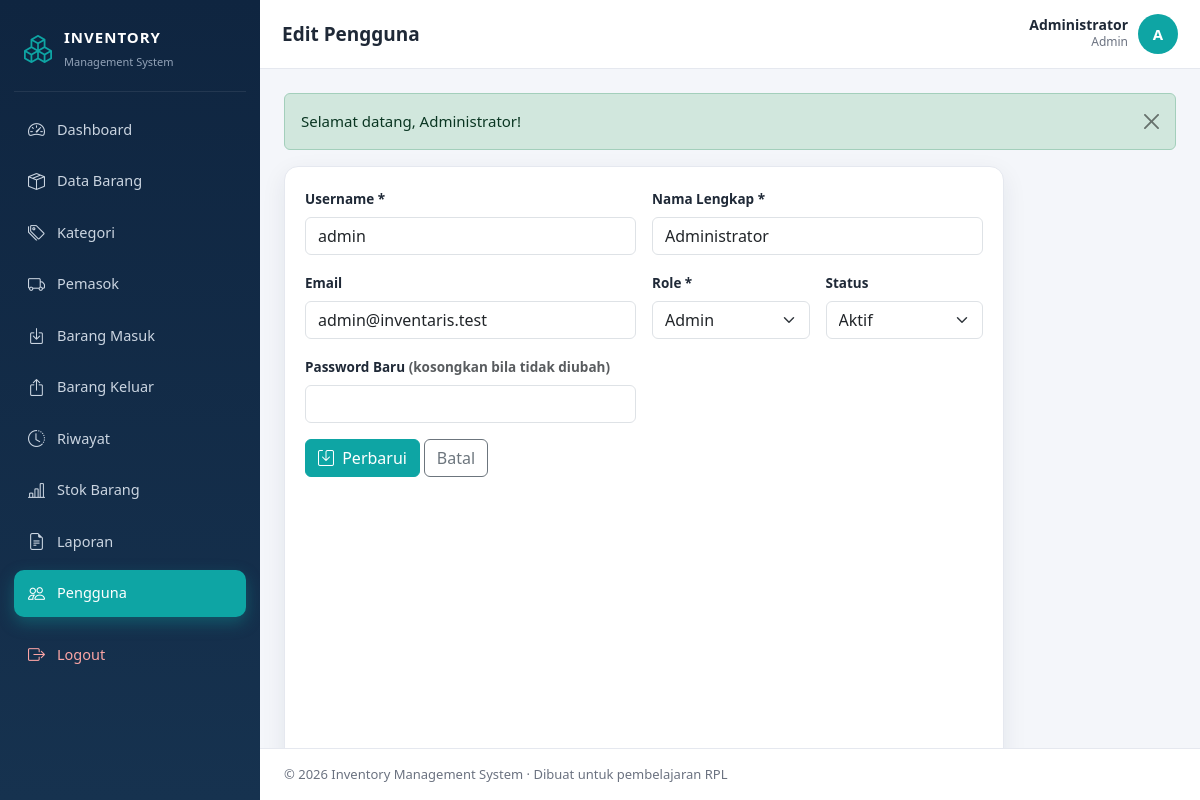
The app's page /edit.php?id=1 (signed in) with its own data.
### tables this page shows
CREATE TABLE users (
  id_user       INT AUTO_INCREMENT PRIMARY KEY,
  username      VARCHAR(50)  NOT NULL UNIQUE,
  password      VARCHAR(255) NOT NULL,
  nama_lengkap  VARCHAR(100) NOT NULL,
  email         VARCHAR(100) DEFAULT NULL,
  role          ENUM('admin','petugas') NOT NULL DEFAULT 'petugas',
  status        ENUM('aktif','nonaktif') NOT NULL DEFAULT 'aktif',
  created_at    TIMESTAMP NOT NULL DEFAULT CURRENT_TIMESTAMP,
  updated_at    TIMESTAMP NOT NULL DEFAULT CURRENT_TIMESTAMP ON UPDATE CURRENT_TIMESTAMP
);

### functions.php (called while the page is built, shortened)
<?php
function e($text): string
{
    return htmlspecialchars((string) $text, ENT_QUOTES, 'UTF-8');
}

### edit.php (the view, shortened to what this page needs)
<?php
require_once __DIR__ . '/../includes/auth.php';
$id = (int) ($_GET['id'] ?? 0);
$s = $pdo->prepare('SELECT * FROM users WHERE id_user = ?'); $s->execute([$id]);
$u = $s->fetch();
require_once __DIR__ . '/../includes/header.php';
?>
<div class="card-ims" style="max-width:720px">
  <form method="post" class="row g-3 needs-validation" novalidate>
    <div class="col-md-6"><label class="form-label">Username *</label>
      <input name="username" class="form-control" required value="<?= e($u['username']) ?>"></div>
    <div class="col-md-6"><label class="form-label">Nama Lengkap *</label>
      <input name="nama_lengkap" class="form-control" required value="<?= e($u['nama_lengkap']) ?>"></div>
    <div class="col-md-6"><label class="form-label">Email</label>
      <input type="email" name="email" class="form-control" value="<?= e($u['email']) ?>"></div>
    <div class="col-md-3"><label class="form-label">Role *</label>
      <select name="role" class="form-select">
        <option value="admin"   <?= $u['role'] === 'admin'   ? 'selected' : '' ?>>Admin</option>
      </select></div>
    <div class="col-md-3"><label class="form-label">Status</label>
      <select name="status" class="form-select">
        <option value="aktif"    <?= $u['status'] === 'aktif'    ? 'selected' : '' ?>>Aktif</option>
      </select></div>
    <div class="col-md-6"><label class="form-label">Password Baru <span class="text-muted">(kosongkan bila tidak diubah)</span></label>
      <input type="password" name="password" class="form-control" minlength="6"></div>
    <div class="col-12"><button class="btn btn-teal"><i class="bi bi-save me-1"></i> Perbarui</button>
      <a href="index.php" class="btn btn-outline-secondary">Batal</a></div>
  </form>
</div>
<?php require_once __DIR__ . '/../includes/footer.php'; ?>

### style.css (style rules this page uses)
:root { --ims-navy:#0f2540; --ims-navy-soft:#16324f; --ims-teal:#0ea5a4; --ims-teal-dark:#0b8483; --ims-bg:#f4f6fa; --ims-text:#1f2937; --ims-muted:#6b7280; --ims-border:#e5e8ef; --ims-radius:14px; --ims-shadow:0 8px 24px rgba(16,36,64,.08); }
* { box-sizing:border-box }
body { margin:0;background:var(--ims-bg);color:var(--ims-text);font-family:"Segoe UI",system-ui,-apple-system,sans-serif;font-size:15px }
a { text-decoration:none }
.card-ims { background:#fff;border:1px solid var(--ims-border);border-radius:var(--ims-radius);box-shadow:var(--ims-shadow);padding:20px;height:100% }
.btn-teal { background:var(--ims-teal);border-color:var(--ims-teal);color:#fff }
.form-label { font-weight:600;font-size:13.5px }

### records on screen
users: username "admin", nama_lengkap "Administrator", email "admin@inventaris.test", role "Admin", status "Aktif"

### other values on screen
$m['label'] "Dashboard"
$m['label'] "Data Barang"
$m['label'] "Kategori"
$m['label'] "Pemasok"
$m['label'] "Barang Masuk"
$m['label'] "Barang Keluar"
$m['label'] "Riwayat"
$m['label'] "Stok Barang"
$m['label'] "Laporan"
$m['label'] "Pengguna"
$judul "Edit Pengguna"
$_SESSION['nama_lengkap'] "Administrator"
$_SESSION['role'] "Admin"
substr($_SESSION['nama_lengkap'] ?? 'U', 0, 1) "A"
$flash['message'] "Selamat datang, Administrator!"
